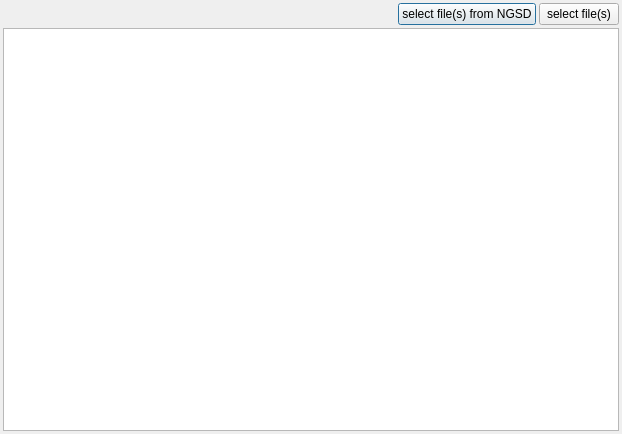
<?xml version="1.0" encoding="UTF-8"?>
<ui version="4.0">
 <class>ExternalToolDialog</class>
 <widget class="QDialog" name="ExternalToolDialog">
  <property name="geometry">
   <rect>
    <x>0</x>
    <y>0</y>
    <width>622</width>
    <height>434</height>
   </rect>
  </property>
  <property name="windowTitle">
   <string>Dialog</string>
  </property>
  <layout class="QVBoxLayout" name="verticalLayout">
   <property name="spacing">
    <number>3</number>
   </property>
   <property name="leftMargin">
    <number>3</number>
   </property>
   <property name="topMargin">
    <number>3</number>
   </property>
   <property name="rightMargin">
    <number>3</number>
   </property>
   <property name="bottomMargin">
    <number>3</number>
   </property>
   <item>
    <layout class="QHBoxLayout" name="horizontalLayout">
     <property name="spacing">
      <number>3</number>
     </property>
     <item>
      <widget class="QLabel" name="label">
       <property name="text">
        <string/>
       </property>
      </widget>
     </item>
     <item>
      <widget class="QLabel" name="type">
       <property name="sizePolicy">
        <sizepolicy hsizetype="Expanding" vsizetype="Preferred">
         <horstretch>0</horstretch>
         <verstretch>0</verstretch>
        </sizepolicy>
       </property>
       <property name="text">
        <string/>
       </property>
      </widget>
     </item>
     <item>
      <widget class="QPushButton" name="browse_ngsd">
       <property name="text">
        <string>select file(s) from NGSD</string>
       </property>
       <property name="icon">
        <iconset resource="GSvar.qrc">
         <normaloff>:/Icons/NGSD.png</normaloff>:/Icons/NGSD.png</iconset>
       </property>
      </widget>
     </item>
     <item>
      <widget class="QPushButton" name="browse">
       <property name="text">
        <string>select file(s)</string>
       </property>
       <property name="icon">
        <iconset resource="GSvar.qrc">
         <normaloff>:/Icons/Folder.png</normaloff>:/Icons/Folder.png</iconset>
       </property>
      </widget>
     </item>
    </layout>
   </item>
   <item>
    <widget class="QPlainTextEdit" name="output">
     <property name="readOnly">
      <bool>true</bool>
     </property>
     <property name="textInteractionFlags">
      <set>Qt::TextSelectableByKeyboard|Qt::TextSelectableByMouse</set>
     </property>
    </widget>
   </item>
  </layout>
 </widget>
 <resources>
  <include location="GSvar.qrc"/>
 </resources>
 <connections/>
</ui>
